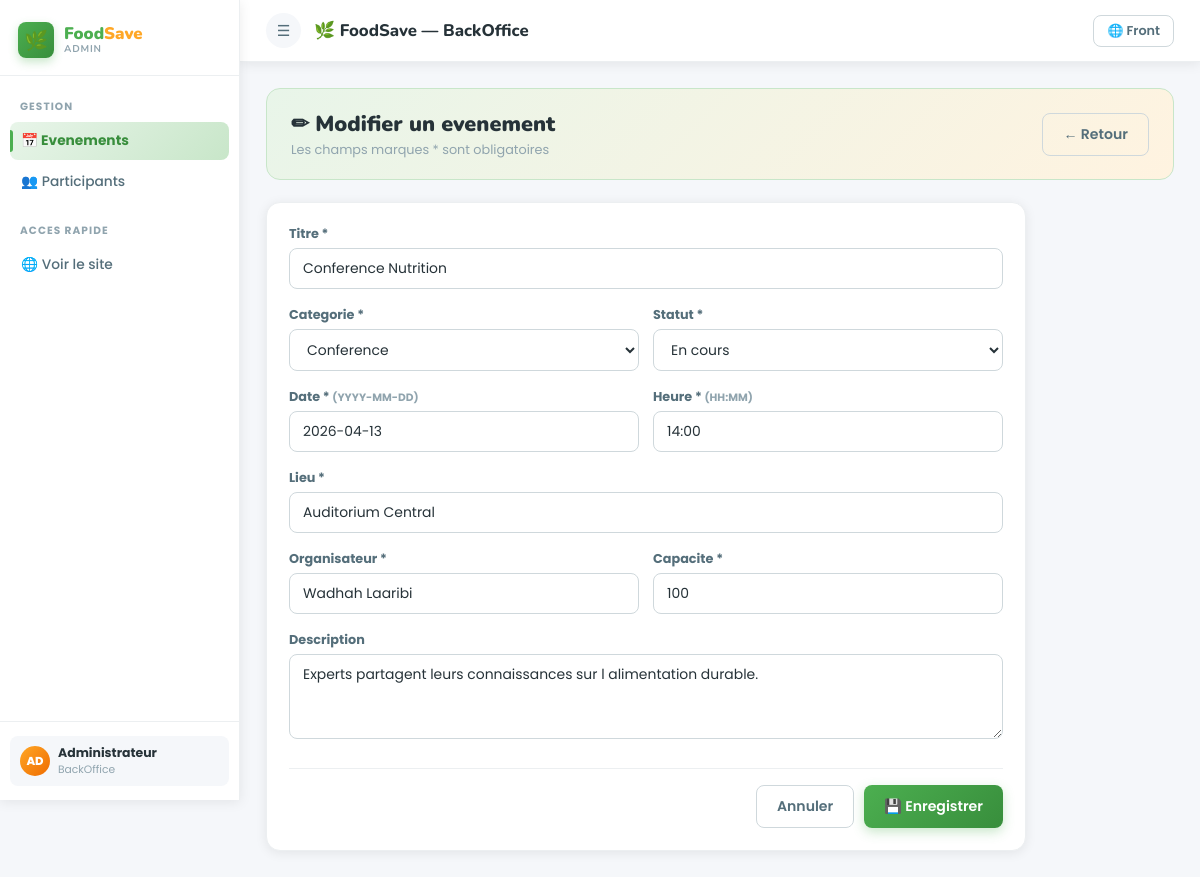
The app's page /app/views/back/ev_form.php?id=2 with its own data.
### tables this page shows
CREATE TABLE evenements (
    id           INT AUTO_INCREMENT PRIMARY KEY,
    titre        VARCHAR(150) NOT NULL,
    categorie    VARCHAR(80)  NOT NULL,
    statut       ENUM('upcoming','ongoing','past') NOT NULL DEFAULT 'upcoming',
    date_event   DATE         NOT NULL,
    heure        TIME         NOT NULL,
    lieu         VARCHAR(200) NOT NULL,
    organisateur VARCHAR(100) NOT NULL,
    capacite     INT          NOT NULL DEFAULT 50,
    description  TEXT,
    created_at   DATETIME     DEFAULT CURRENT_TIMESTAMP
);

### config/database.php (called while the page is built, shortened)
<?php
class Database {
    private static $instance = null;
    public static function getConnection() {
        if (self::$instance === null) {
            $dsn = 'mysql:host='.DB_HOST.';dbname='.DB_NAME.';charset='.DB_CHARSET;
            try {
                self::$instance = new PDO($dsn, DB_USER, DB_PASS, [
                    PDO::ATTR_ERRMODE            => PDO::ERRMODE_EXCEPTION,
                    PDO::ATTR_DEFAULT_FETCH_MODE => PDO::FETCH_ASSOC,
                    PDO::ATTR_EMULATE_PREPARES   => false,
                ]);
            } catch (PDOException $e) {
                die('<div style="padding:30px;font-family:sans-serif;background:#ffebee;color:#c62828;border-left:5px solid #ef5350;border-radius:8px;margin:20px">
                    <strong>Erreur PDO :</strong> '.htmlspecialchars($e->getMessage()).'<br>
                    <small>Verifiez config/database.php</small></div>');
            }
        }
        return self::$instance;
    }
}

### app/models/EvenementModel.php (called while the page is built, shortened)
<?php
require_once __DIR__ . '/../../config/database.php';
class EvenementModel {
    private $db;
    public function __construct() {
        $this->db = Database::getConnection();
    }
    public function findById($id) {
        $stmt = $this->db->prepare("SELECT * FROM evenements WHERE id = :id LIMIT 1");
        $stmt->execute([':id' => (int)$id]);
        return $stmt->fetch();
    }
}

### app/views/back/ev_form.php (the view, shortened to what this page needs)
<?php
require_once __DIR__ . '/../../../config/database.php';
require_once __DIR__ . '/../../models/EvenementModel.php';
$model  = new EvenementModel();
$id     = isset($_GET['id']) ? (int)$_GET['id'] : 0;
$isEdit = $id > 0;
$ev     = [];
if ($_SERVER['REQUEST_METHOD'] === 'POST') {
    $ev = [
        'titre'        => trim($_POST['titre']        ?? ''),
        'categorie'    => trim($_POST['categorie']    ?? ''),
        'statut'       => $_POST['statut']            ?? 'upcoming',
        'date_event'   => $_POST['date_event']        ?? '',
        'heure'        => $_POST['heure']             ?? '',
        'lieu'         => trim($_POST['lieu']         ?? ''),
        'organisateur' => trim($_POST['organisateur'] ?? ''),
        'capacite'     => $_POST['capacite']          ?? '',
        'description'  => trim($_POST['description']  ?? ''),
    ];
    $pid = (int)($_POST['id'] ?? 0);
    $errors = EvenementModel::validate($ev);
    if (empty($errors)) {
        if ($pid > 0) {
            $model->update($pid, $ev);
            $_SESSION['flash'] = ['type'=>'success','msg'=>'Evenement modifie avec succes !'];
        } else {
            $model->create($ev);
            $_SESSION['flash'] = ['type'=>'success','msg'=>'Evenement cree avec succes !'];
        }
        header('Location: evenements.php'); exit;
    }
} elseif ($isEdit) {
    $ev = $model->findById($id);
    if (!empty($ev['heure'])) $ev['heure'] = substr($ev['heure'], 0, 5);
}
?>
<!DOCTYPE html>
<html lang="fr">
<head>
<link rel="stylesheet" href="../../../public/css/style.css">
</head>
<body class="back-wrap">
<aside class="sidebar" id="sb">
  <div class="sb-brand"><div class="sb-icon">🌿</div><div class="sb-name"><span>Food</span><em>Save</em><small>Admin</small></div></div>
  <nav class="sb-nav">
    <div class="nav-lbl">Gestion</div>
    <a href="evenements.php" class="nav-a active">📅 Evenements</a>
    <a href="participants.php" class="nav-a">👥 Participants</a>
    <div class="nav-lbl" style="margin-top:10px">Acces rapide</div>
    <a href="../front/accueil.php" class="nav-a">🌐 Voir le site</a>
  </nav>
  <div class="sb-footer">
    <div class="user-card"><div class="u-av">AD</div><div><div class="u-name">Administrateur</div><div class="u-role">BackOffice</div></div></div>
  </div>
</aside>
<div class="main-wrap">
  <header class="topbar">
    <button class="ic-btn" onclick="document.getElementById('sb').classList.toggle('open')">☰</button>
    <div class="tb-title">🌿 FoodSave — BackOffice</div>
    <a href="../front/accueil.php" class="btn btn-outline btn-sm">🌐 Front</a>
  </header>
  <div class="content">
    <div class="page-strip">
      <div>
        <div class="pg-title"><?= $isEdit ? '✏ Modifier' : '＋ Creer' ?> un evenement</div>
        <div class="pg-sub">Les champs marques * sont obligatoires</div>
      </div>
      <a href="evenements.php" class="btn btn-outline">← Retour</a>
    </div>
    <div class="card" style="max-width:760px">
      <div class="card-body">
        <form method="POST" action="ev_form.php" id="ev-form" novalidate>
          <div class="form-group">
            <label for="titre">Titre *</label>
            <input type="text" id="titre" name="titre"
                   value="<?= htmlspecialchars($ev['titre'] ?? '') ?>"
                   placeholder="Ex: Atelier Anti-Gaspillage"
                   data-validate="required|minlen:3|maxlen:150">
          </div>
          <div class="form-row">
            <div class="form-group">
              <label for="categorie">Categorie *</label>
              <select id="categorie" name="categorie" data-validate="required">
                <?php foreach (['Atelier','Conference','Hackathon','Social','Formation','Autre'] as $c): ?>
                <option value="<?= $c ?>" <?= ($ev['categorie']??'')===$c?'selected':'' ?>><?= $c ?></option>
                <?php endforeach; ?>
              </select>
            </div>
            <div class="form-group">
              <label for="statut">Statut *</label>
              <select id="statut" name="statut" data-validate="required">
                <option value="ongoing"  <?= ($ev['statut']??'')==='ongoing' ?'selected':'' ?>>En cours</option>
              </select>
            </div>
          </div>
          <div class="form-row">
            <div class="form-group">
              <label for="date_event">Date * <small style="color:var(--g500)">(YYYY-MM-DD)</small></label>
              <input type="text" id="date_event" name="date_event"
                     value="<?= htmlspecialchars($ev['date_event'] ?? '') ?>"
                     placeholder="2026-04-20"
                     data-validate="required|date">
            </div>
            <div class="form-group">
              <label for="heure">Heure * <small style="color:var(--g500)">(HH:MM)</small></label>
              <input type="text" id="heure" name="heure"
                     value="<?= htmlspecialchars(isset($ev['heure']) ? substr($ev['heure'],0,5) : '') ?>"
                     placeholder="10:00"
                     data-validate="required|time">
            </div>
          </div>
          <div class="form-group">
            <label for="lieu">Lieu *</label>
            <input type="text" id="lieu" name="lieu"
                   value="<?= htmlspecialchars($ev['lieu'] ?? '') ?>"
                   placeholder="Ex: Salle B2, Tunis"
                   data-validate="required|minlen:2">
          </div>
          <div class="form-row">
            <div class="form-group">
              <label for="organisateur">Organisateur *</label>
              <input type="text" id="organisateur" name="organisateur"
                     value="<?= htmlspecialchars($ev['organisateur'] ?? '') ?>"
                     placeholder="Nom de l'organisateur"
                     data-validate="required|minlen:2">
            </div>
            <div class="form-group">
              <label for="capacite">Capacite *</label>
              <input type="text" id="capacite" name="capacite"
                     value="<?= htmlspecialchars($ev['capacite'] ?? '50') ?>"
                     placeholder="50"
                     data-validate="required|number|min:1|max:10000">
            </div>
          </div>
          <div class="form-group">
            <label for="description">Description</label>
            <textarea id="description" name="description"
                      placeholder="Decrivez l'evenement..."
                      data-validate="maxlen:1000"><?= htmlspecialchars($ev['description'] ?? '') ?></textarea>
          </div>
          <div class="form-actions">
            <a href="evenements.php" class="btn btn-outline">Annuler</a>
            <button type="submit" class="btn btn-primary">
              <?= $isEdit ? '💾 Enregistrer' : '＋ Creer l\'evenement' ?>
            </button>
          </div>
        </form>
      </div>
    </div>
  </div>
</div>
</body>
</html>

### records on screen
evenements: titre "Conference Nutrition", categorie "Conference", statut "En cours", date_event "2026-04-13", lieu "Auditorium Central", organisateur "Wadhah Laaribi", capacite "100", description "Experts partagent leurs connaissances sur l alimentation durable."
